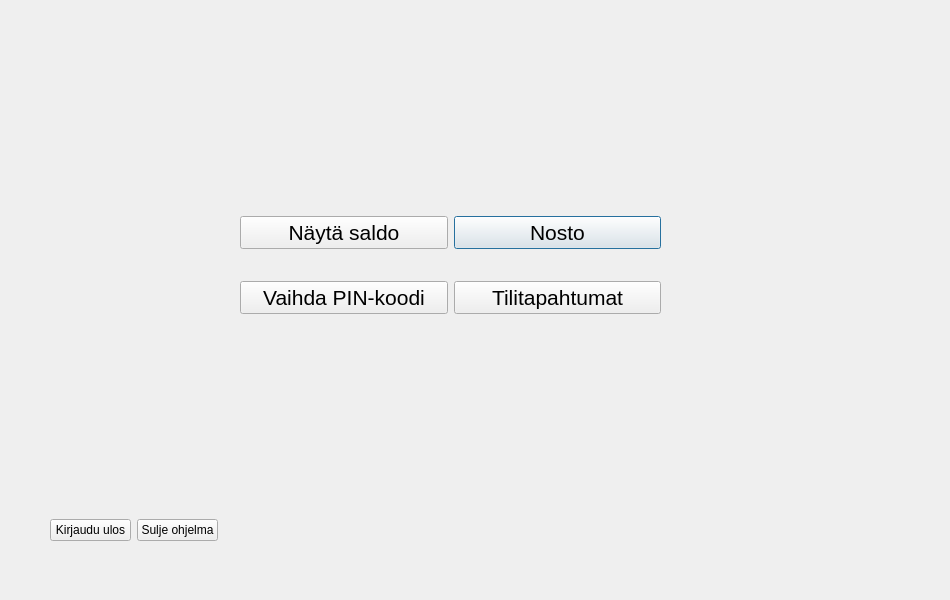
<?xml version="1.0" encoding="UTF-8"?>
<ui version="4.0">
 <class>Kayttoliittyma</class>
 <widget class="QDialog" name="Kayttoliittyma">
  <property name="geometry">
   <rect>
    <x>0</x>
    <y>0</y>
    <width>950</width>
    <height>600</height>
   </rect>
  </property>
  <property name="windowTitle">
   <string>Dialog</string>
  </property>
  <widget class="QLabel" name="label">
   <property name="geometry">
    <rect>
     <x>240</x>
     <y>110</y>
     <width>371</width>
     <height>41</height>
    </rect>
   </property>
   <property name="font">
    <font>
     <pointsize>20</pointsize>
    </font>
   </property>
   <property name="text">
    <string/>
   </property>
  </widget>
  <widget class="QWidget" name="gridLayoutWidget">
   <property name="geometry">
    <rect>
     <x>240</x>
     <y>190</y>
     <width>421</width>
     <height>151</height>
    </rect>
   </property>
   <layout class="QGridLayout" name="gridLayout">
    <item row="0" column="1">
     <widget class="QPushButton" name="nosto">
      <property name="font">
       <font>
        <pointsize>16</pointsize>
       </font>
      </property>
      <property name="text">
       <string>Nosto</string>
      </property>
     </widget>
    </item>
    <item row="0" column="0">
     <widget class="QPushButton" name="naytasaldo">
      <property name="font">
       <font>
        <pointsize>16</pointsize>
       </font>
      </property>
      <property name="text">
       <string>Näytä saldo</string>
      </property>
     </widget>
    </item>
    <item row="1" column="1">
     <widget class="QPushButton" name="tilitap">
      <property name="font">
       <font>
        <pointsize>16</pointsize>
       </font>
      </property>
      <property name="text">
       <string>Tilitapahtumat</string>
      </property>
     </widget>
    </item>
    <item row="1" column="0">
     <widget class="QPushButton" name="vaihda">
      <property name="font">
       <font>
        <pointsize>16</pointsize>
       </font>
      </property>
      <property name="text">
       <string>Vaihda PIN-koodi</string>
      </property>
     </widget>
    </item>
   </layout>
  </widget>
  <widget class="QLabel" name="time">
   <property name="geometry">
    <rect>
     <x>690</x>
     <y>550</y>
     <width>241</width>
     <height>20</height>
    </rect>
   </property>
   <property name="font">
    <font>
     <pointsize>11</pointsize>
    </font>
   </property>
   <property name="text">
    <string/>
   </property>
  </widget>
  <widget class="QWidget" name="horizontalLayoutWidget">
   <property name="geometry">
    <rect>
     <x>50</x>
     <y>490</y>
     <width>168</width>
     <height>80</height>
    </rect>
   </property>
   <layout class="QHBoxLayout" name="horizontalLayout">
    <item>
     <widget class="QPushButton" name="kirjauduulos">
      <property name="text">
       <string>Kirjaudu ulos</string>
      </property>
     </widget>
    </item>
    <item>
     <widget class="QPushButton" name="sulje">
      <property name="text">
       <string>Sulje ohjelma</string>
      </property>
     </widget>
    </item>
   </layout>
  </widget>
 </widget>
 <resources/>
 <connections/>
</ui>
